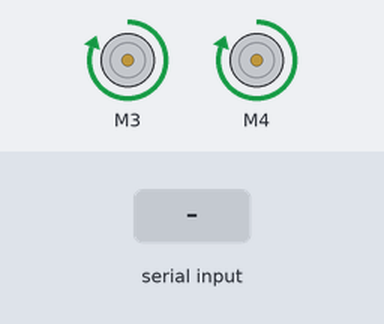
This sketch was run on a simulated Arduino Uno, built with avr-gcc and run on an emulated ATmega328P. Shown: 2 × DC motor (green arrow = forward, orange = backward, longer = faster). The inputs (shaded band) are chosen by the test bench.

Above: at 1.2 s.
1.3 s: "A" received over Serial
At 2.0 s:
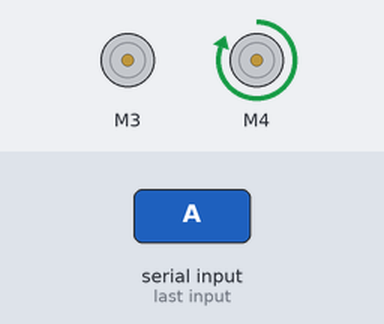
2.8 s: "C" received over Serial
At 3.1 s:
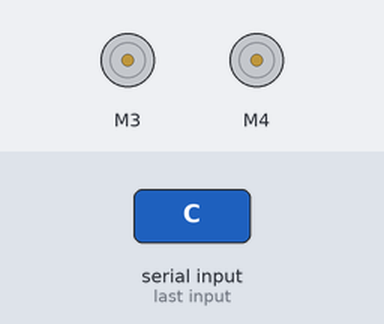
4.3 s: "B" received over Serial
At 5.4 s:
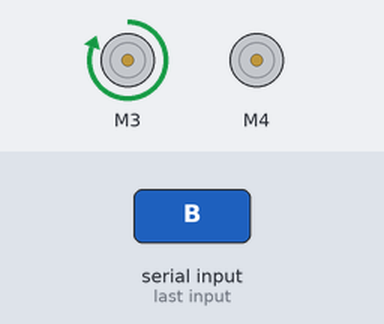
5.8 s: "D" received over Serial
At 6.6 s:
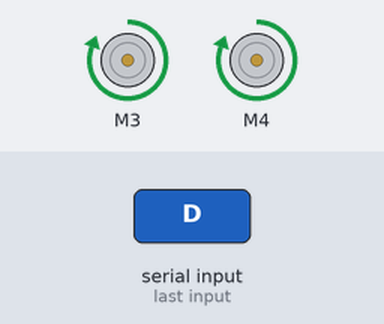
Timing chart, 0 to 8.3 s (numbered marks = the images above; inputs shaded):
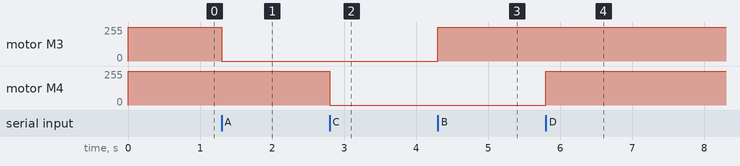

The sketch:

control.ino
```cpp
#include <AFMotor.h>

AF_DCMotor motorc(3, MOTOR12_1KHZ);
AF_DCMotor motord(4, MOTOR12_1KHZ);
char msg;

void setup() {
  Serial.begin(115200);
  motorc.setSpeed(255);
  motorc.run(FORWARD);
  motord.setSpeed(255);
  motord.run(FORWARD);
}

void loop() {
  if(Serial.available() > 0)
  {
    char data = Serial.read();
    if(data == 'A')
    {
        motorc.run(RELEASE);
    }
    else if(data == 'B')
    {
        motorc.run(FORWARD);
    }
    else if(data == 'C')
    {
        motord.run(RELEASE);
    }
    else if(data == 'D')
    {
        motord.run(FORWARD);
    }
  }
}
```

Measured:
- after the input at 1.3 s, motor M3: forward 255/255 → stopped at once
- after the input at 2.8 s, motor M4: forward 255/255 → stopped at once
- after the input at 4.3 s, motor M3: stopped → forward 255/255 at once
- after the input at 5.8 s, motor M4: stopped → forward 255/255 at once
